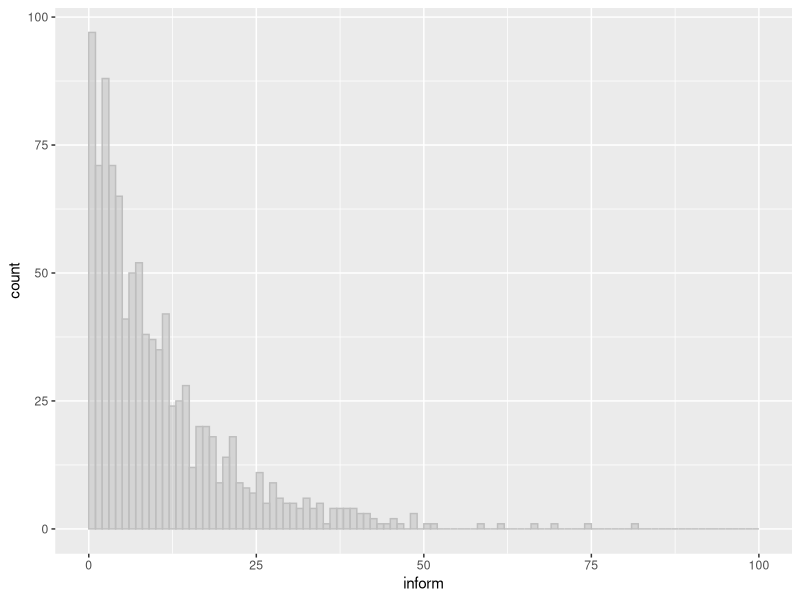
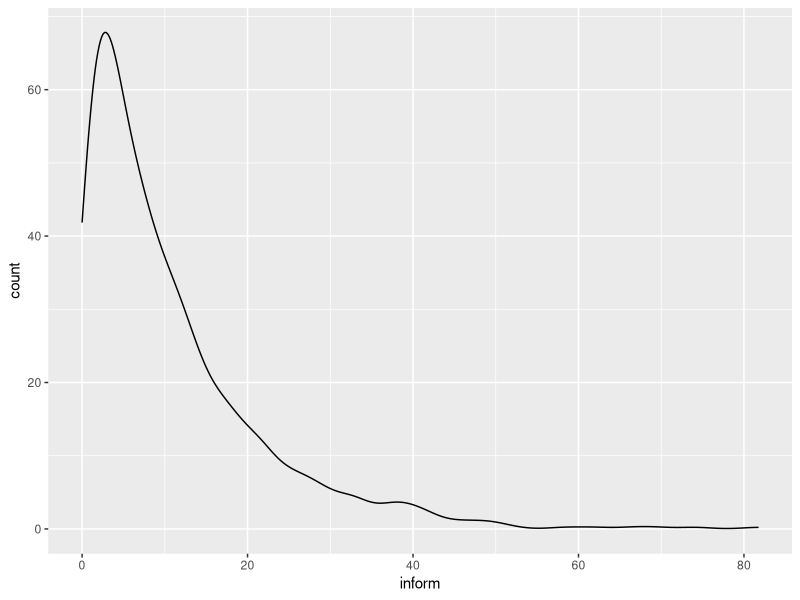
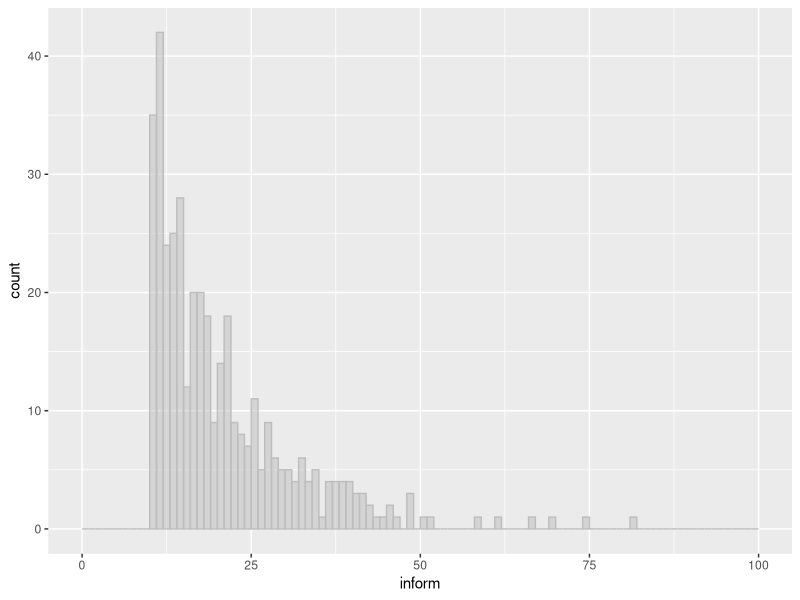
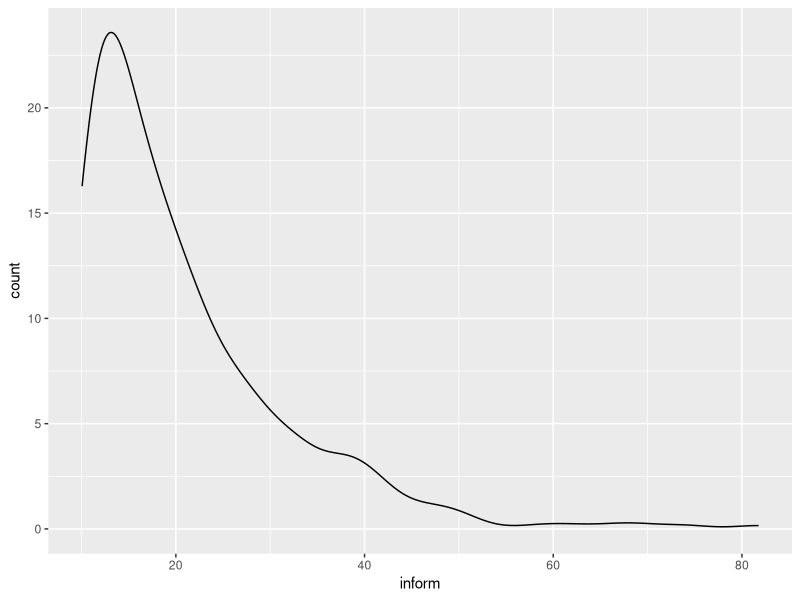
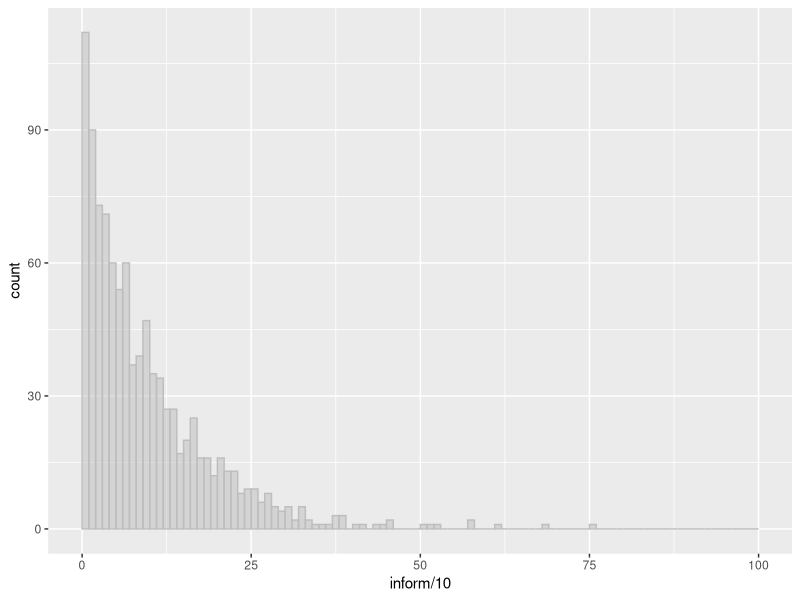
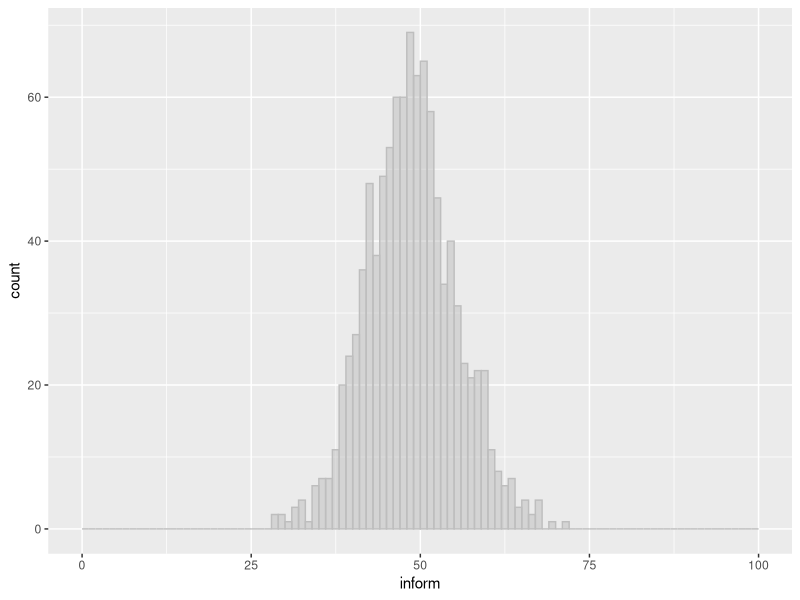

The R source for these figures, in order:
library(ggplot2)

n = 1000
landa = 0.1

inform <- rexp(n,landa)

plot <- ggplot(data.frame(inform),aes(x=inform, y = ..count..)) + geom_histogram(alpha = 0.5, binwidth = 1, color = "gray", fill = "gray", breaks = seq(0,100,1))

plot

plot <- ggplot(data.frame(inform),aes(x=inform, y = ..count..)) + geom_density()

plot

subset(inform,inform > 10)

plot <- ggplot(data = subset(data.frame(inform), inform > 10),aes(x=inform, y = ..count..)) + geom_histogram(alpha = 0.5, binwidth = 1, color = "gray", fill = "gray", breaks = seq(0,100,1))

plot

plot <- ggplot(data = subset(data.frame(inform), inform > 10),aes(x=inform, y = ..count..)) + geom_density()

plot

n = 1000
p = 0.01

inform <- rgeom(n,p)

plot <- ggplot(data.frame(inform),aes(x=inform/10, y = ..count..)) + geom_histogram(alpha = 0.5, binwidth = 1, color = "gray", fill = "gray", breaks = seq(0,100,1))

plot

timer = 0
counter = 0
while (timer <= 480)
{
  input = rexp(1,0.1)
  timer = timer + input
  counter = counter + 1
}

inform = c(counter)
for (i in 1:999)
{
  timer = 0
  counter = 0
  while (timer <= 480)
  {
    input = rexp(1,0.1)
    timer = timer + input
    counter = counter + 1
  }
  
  s = c(counter)
  inform = c(inform,s)
}

plot <- ggplot(data.frame(inform),aes(x=inform, y = ..count..)) + geom_histogram(alpha = 0.5, binwidth = 1, color = "gray", fill = "gray", breaks = seq(0,100,1))

plot